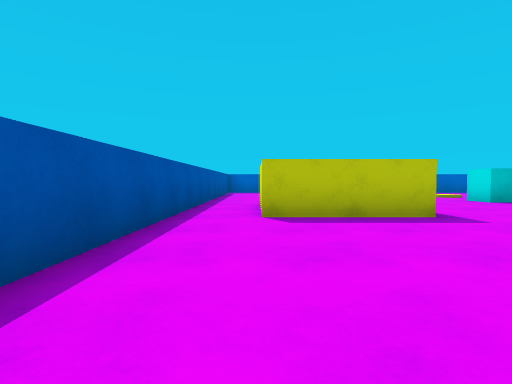
view 1 (above)

17 first-person views from a walk through a Unity game level. The camera is 0.62 m above the floor, tilts 2° down and sees 80° across. The floor is counted in squares, 1 m on a side. Each view is taken from the middle of a square. On the plan, view 1 faces up. The plan holds only what a view shows up to about 9 squares ahead; the rest is blank. The player is left out.

view 2
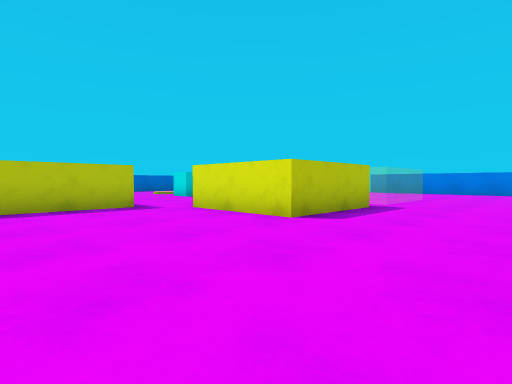

view 3
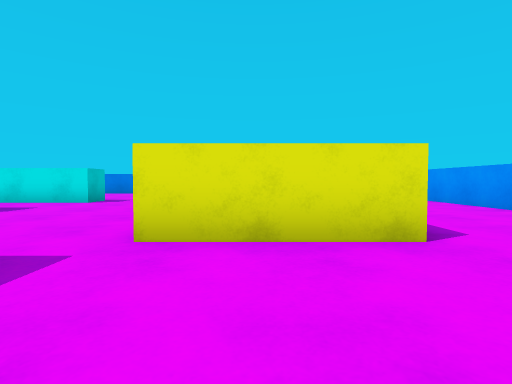

view 4
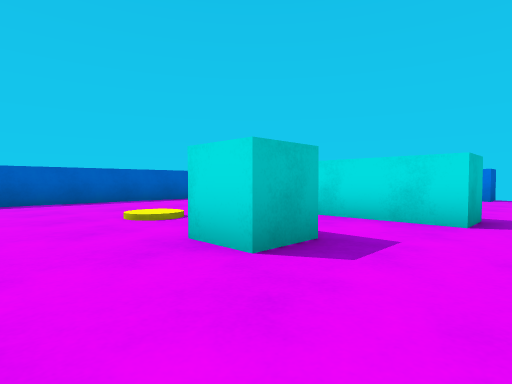

view 5
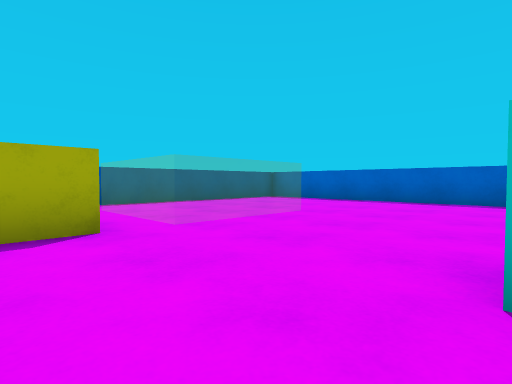

view 6
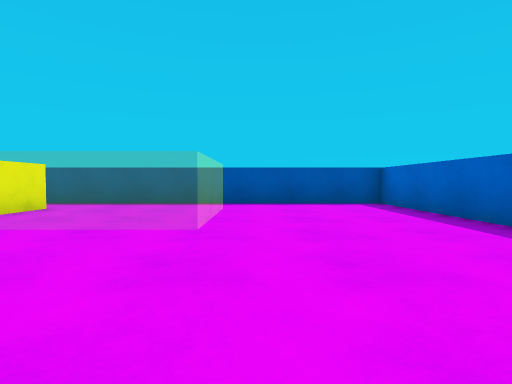

view 7
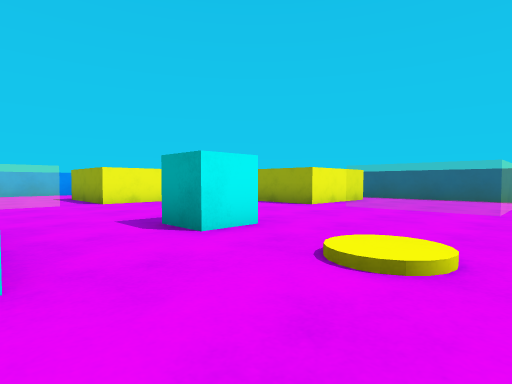

view 8
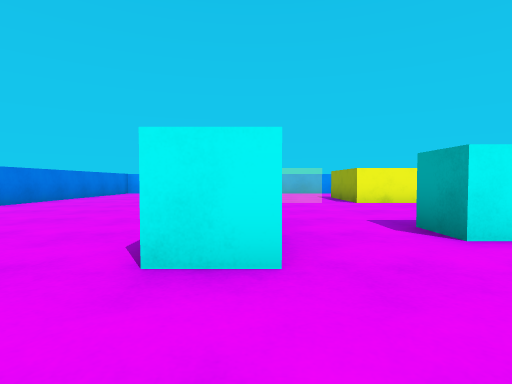

view 9
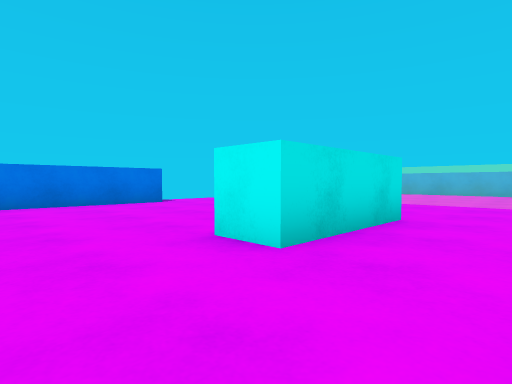

view 10
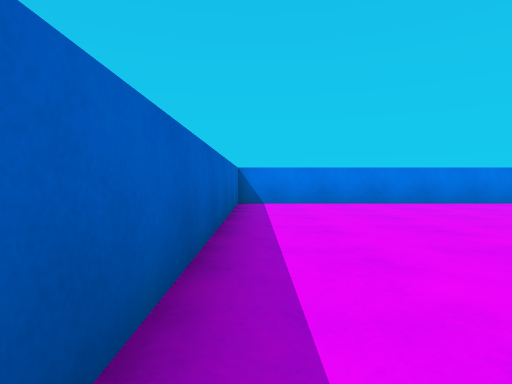

view 11
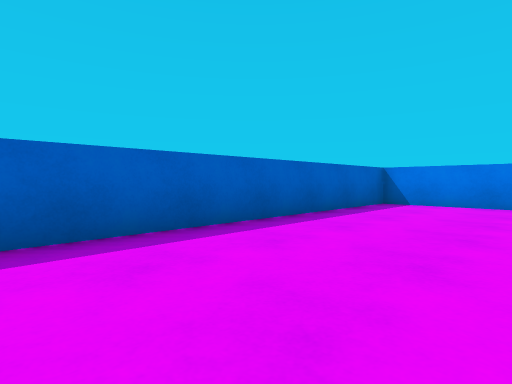

view 12
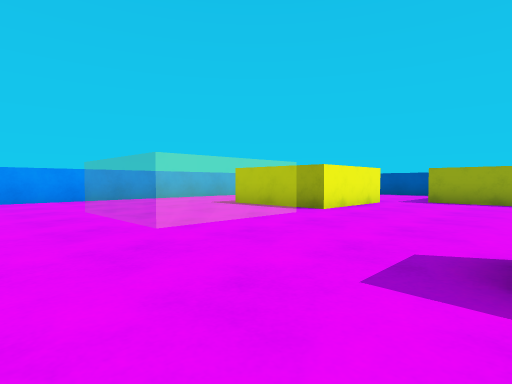

view 13
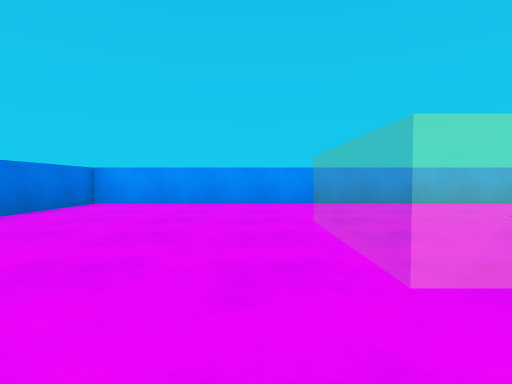

view 14
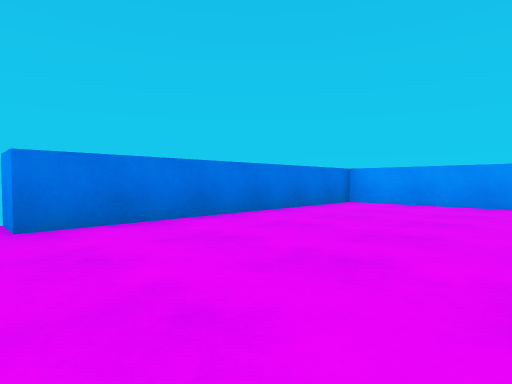

view 15
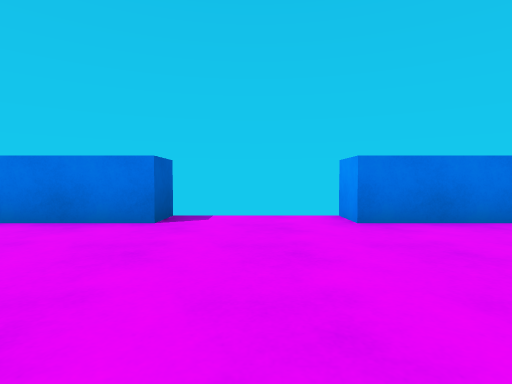

view 16
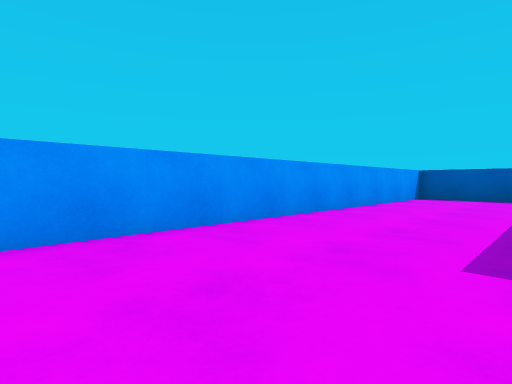

view 17
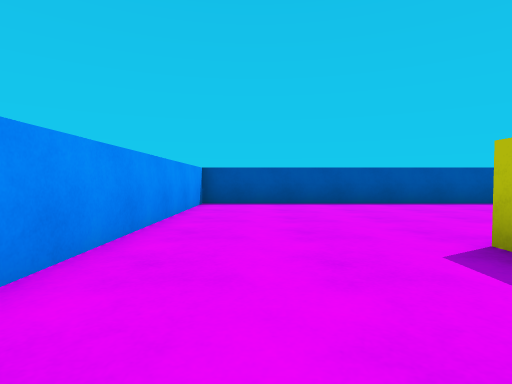

### Floor plan
Key: @ floor where view 1 was taken; # wall or solid block; . floor; = window, fence, low wall or low ledge; O other object.
Columns run from 2 left of view 1 to 18 right of it. Each row starts with its distance up from view 1.
 17 ####################
 16 #..................#
 15 #..................#
 14 #..................#
 13 #..................#
 12 #.====....O........#
 11 #.====.............#
 10 #.====...O..##.....#
  9 #........OO.##.....##
  8 #.####......##......
  7 #.####..............
  6 #.####..............
  5 #..................##
  4 #.....####====.....#
  3 #.....####====.....#
  2 #.....####====.....#
  1 #..................#
  0 #.@................#
 -1 #..................#
 -2 #..................#
 -3 ####################

Where each view was taken, in squares from view 1:
view 1: 0 up, 0 right, facing up
view 2: 2 down, 0 right, facing up-right
view 3: 3 up, 1 right, facing right
view 4: 7 up, 5 right, facing up-right
view 5: 7 up, 7 right, facing up-left
view 6: 13 up, 7 right, facing left
view 7: 13 up, 10 right, facing down-left
view 8: 13 up, 10 right, facing down
view 9: 13 up, 8 right, facing down-right
view 10: 16 up, 8 right, facing right
view 11: 13 up, 8 right, facing up-right
view 12: 8 up, 13 right, facing down-left
view 13: 6 up, 12 right, facing down
view 14: 6 up, 12 right, facing down-right
view 15: 7 up, 12 right, facing right
view 16: 1 up, 10 right, facing down-left
view 17: 1 down, 7 right, facing left
